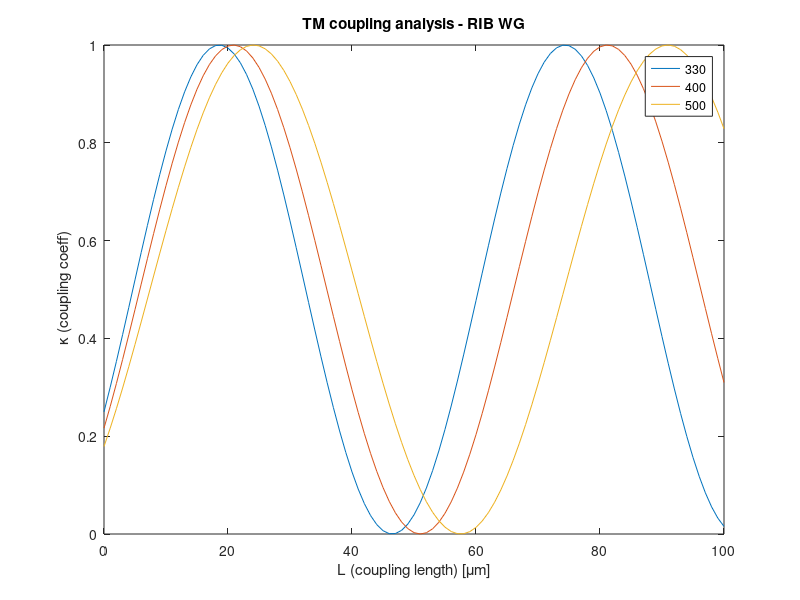

The MATLAB source for this figure:
%% to calculate L_coupling for TM d = 300e-9 RIB WG
% close all
clear all


W = [330 400 500];
n_odd = [2.5414 2.5757 2.6185];
n_even = [2.5692 2.6014 2.6417];

L = 0:1e-6:100e-6;
lambda = 1550e-9;
k0 = 2*pi/lambda;
beta_odd = n_odd*k0;
beta_even = n_even*k0;
S = (beta_even - beta_odd)/2;
Lc = pi./(2*S);
for i = 1:length(W)
    kappa(i,:) = (sin((pi/2).*((L + 9.29e-6)./Lc(i)))).^2;
end
figure
plot(L*1e6, kappa);
title ('TM coupling analysis - RIB WG')
xlabel('L (coupling length) [\mum]');
ylabel(' \kappa (coupling coeff)');
legend('330','400','500')